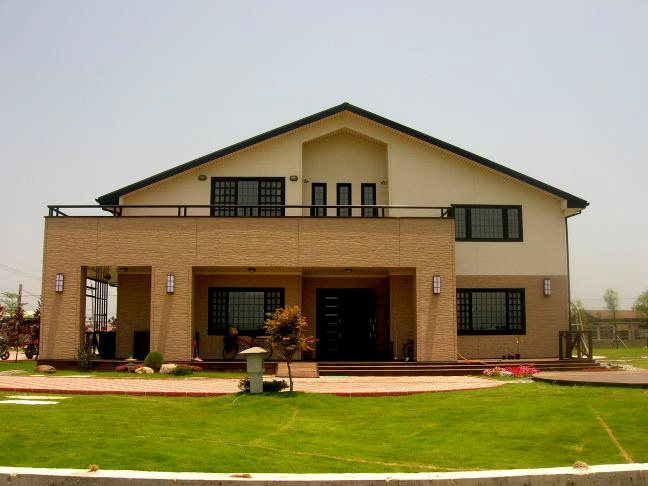
%> input picture Im.jpg, 648 x 486 px
$ octave Harris_Corner_Detector_James.m   (GNU Octave 9; MATLAB toolbox functions it lacks are replaced by stand-ins)
%> lines starting %> are read from the running program, lines starting %| are printed output that depends on the picture; in (x1, y1, x2, y2) boxes, pixels count from 0 and x2, y2 are one past the last pixel; in counts of white or black regions, pixels touching at a corner belong together; the program's own positions count from 1
% Harris detector
% The code calculates
% the Harris Feature Points(FP)
%
% When u execute the code, the test image file opened
% and u have to select by the mouse the region where u
% want to find the Harris points,
% then the code will print out and display the feature
% points in the selected region.
% You can select the number of FPs by changing the variables
% max_N & min_N
% A. Ganoun

%%%
%corner : significant change in all direction for a sliding window
%What's the different between gca and gcf?????
%%%

%load 'Im.jpg'
frame = imread('Im.jpg');
%> frame is the input picture: size 486x648x3 uint8; mean R, G, B 151.9, 143.2, 108.3
I = double(frame);
%****************************
imshow(frame);
[xmax, ymax,ch] = size(I);
%> xmax = 486; ymax = 648; ch = 3
xmin = 1;
ymin = 1;

%***********************************
Aj=6; min_N=12; max_N=160;
%%%%%%%%%%%%%%Intrest Points %%%%%%%%%%%%%%%%%%%%%%%%%%%%%%%%%%%%%%%%%%%%%%%%%
sigma=2; Thrshold=20; r=6; disp=1;
dx = [-1 0 1; -1 0 1; -1 0 1]; % The Mask
dy = dx';
%%%%%%
Ix = conv2(I(xmin:xmax,ymin:ymax), dx, 'same');%same dimension as I(cmin:cmax,rmin:rmax).
Iy = conv2(I(xmin:xmax,ymin:ymax), dy, 'same');
g = fspecial('gaussian',max(1,fix(6*sigma)), sigma); %%%%%% Gaussien Filter

%%%%%
Ix2 = conv2(Ix.^2, g, 'same');
Iy2 = conv2(Iy.^2, g, 'same');
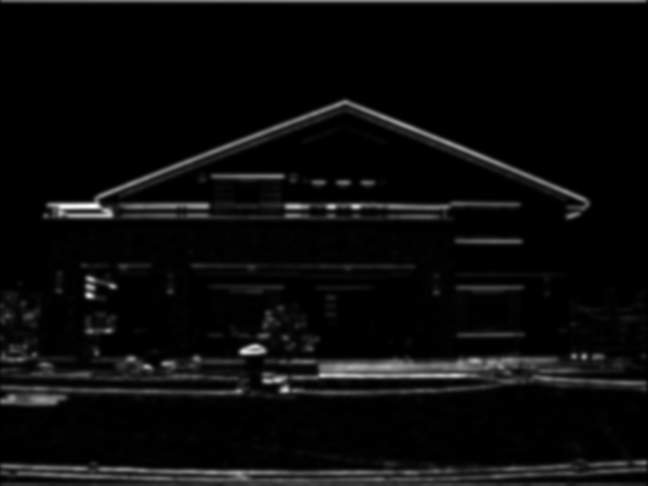
%> Iy2: size 486x648 double; min 0, max 145487, mean 6474.1; drawn with min black and max white
Ixy = conv2(Ix.*Iy, g,'same');
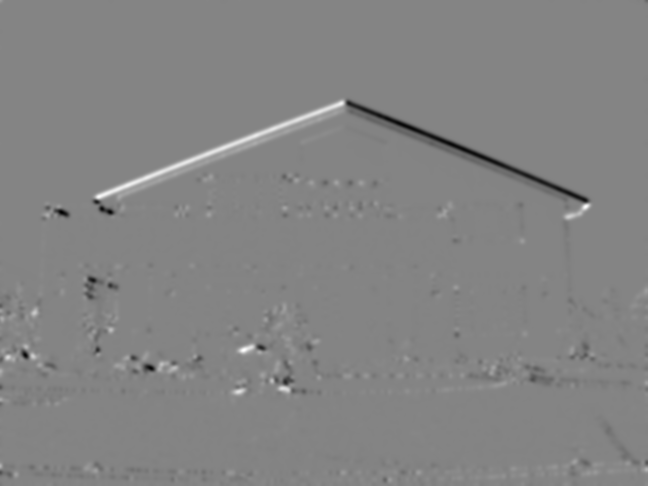
%> Ixy: size 486x648 double; min -30240.9, max 28122.4, mean -44; drawn with min black and max white
figure(2);
imshow(Ixy);
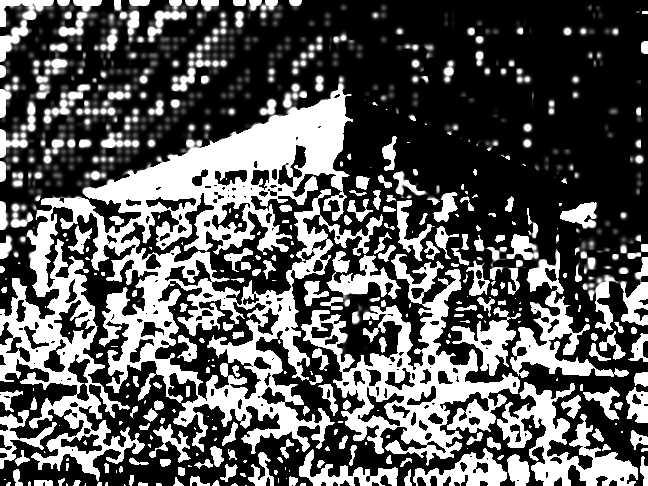
%> displayed picture: size 486x648, on the screen's scale of 0 to 255; min 0, max 255, mean 91

%%%%%%%%%%%%%%
% .*:scalar multiplication
k = 0.04;
R11 = (Ix2.*Iy2 - Ixy.^2) - k*(Ix2 + Iy2).^2;   %det - k * trace^2
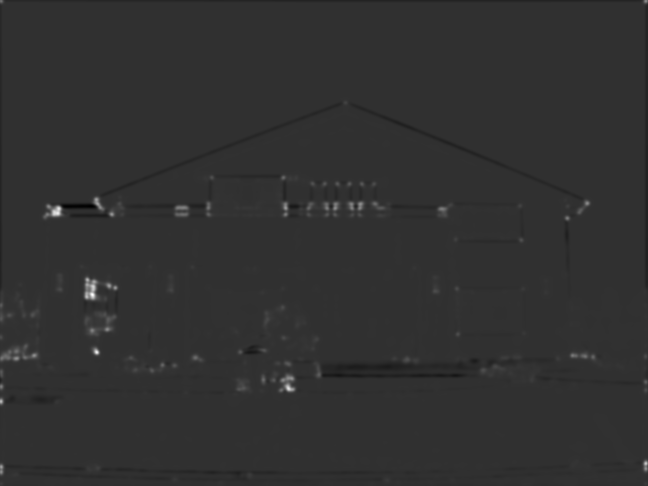
%> R11: size 486x648 double; min -829993196.5, max 3.49e+09, mean 4730141; drawn with min black and max white
R11=(1000/max(max(R11)))*R11;%
R=R11;
ma=max(max(R));
%> ma = 1000
sze = 2*r+1;
MX = ordfilt2(R,sze^2,ones(sze));
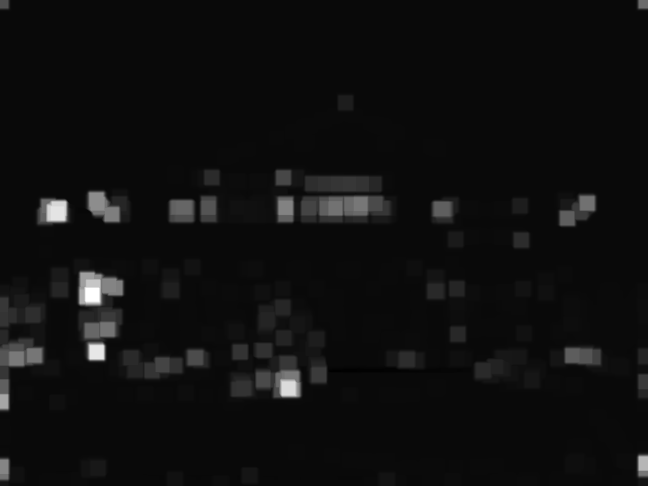
%> MX: size 486x648 double; min -40.27, max 1000, mean 23.6; drawn with min black and max white
R11 = (R==MX)&(R>Thrshold);
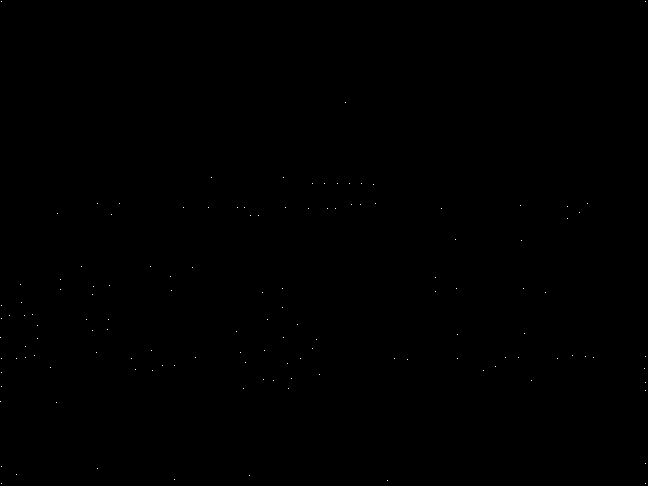
%> R11: size 486x648 logical; 0.04% white in thin lines or dots
count=sum(sum(R11(5:size(R11,1)-5,5:size(R11,2)-5)));   %How many interest points, avoid the image's edge
%> count = 113


loop=0;
while (((count<min_N)|(count>max_N))&(loop<30))
    if count>max_N
        Thrshold=Thrshold*1.5;
    elseif count < min_N
        Thrshold=Thrshold*0.5;
    end

    R11 = (R==MX)&(R>Thrshold);
    count=sum(sum(R11(5:size(R11,1)-5,5:size(R11,2)-5)));
    loop=loop+1;
end
%> this loop made 0 passes
%> after the loop, Thrshold = 20; loop = 0


R=R*0;
%> R: size 486x648 double; every value is 0
R(5:size(R11,1)-5,5:size(R11,2)-5)=R11(5:size(R11,1)-5,5:size(R11,2)-5);
%> R: size 486x648 double; values 0 (black) and 1 (white), 0.04% white in thin lines or dots, all inside (x1, y1, x2, y2) = (9, 102, 594, 481)
[r1,c1] = find(R);
%> r1 = 113 values from 103 to 481; c1 = 113 values from 10 to 594
PIP=[r1,c1]%% IP , 2d location ie.(u,v)
%> PIP = 113 rows, first 12: [316 10; 359 17; 475 17; 285 21; 303 22; 316 25; 347 26; 358 26; 315 33; 356 35; 326 38; 339 38]


%%%%%%%%%%%%%%%%%%%% Display

Size_PI=size(PIP,1);
%> Size_PI = 113
for r=1: Size_PI
   I(PIP(r,1)-2:PIP(r,1)+2,PIP(r,2)-2)=255;
   I(PIP(r,1)-2:PIP(r,1)+2,PIP(r,2)+2)=255;
   I(PIP(r,1)-2,PIP(r,2)-2:PIP(r,2)+2)=255;
   I(PIP(r,1)+2,PIP(r,2)-2:PIP(r,2)+2)=255;

end
%> this loop made 113 passes
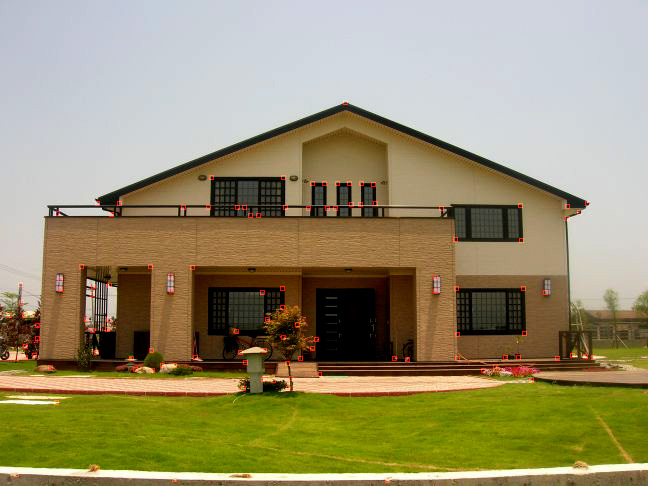
%> I: size 486x648x3 double; mean R, G, B 152.7, 143.2, 108.3
figure(3)
imshow(uint8(I))
